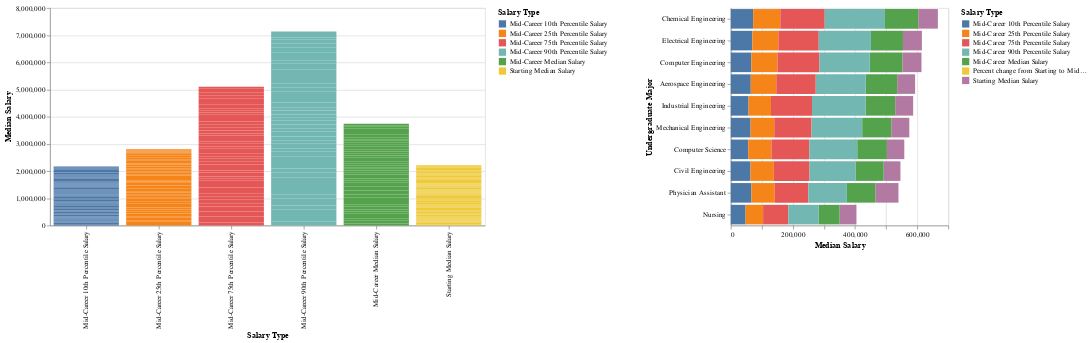

The notebook cell saved with this chart:
### Code cell
import pandas as pd
import altair as alt

# Load the dataset
# Load the dataset
df = pd.read_csv('degrees-that-pay-back.csv')

# List of salary columns
salary_columns = [
    'Starting Median Salary',
    'Mid-Career 10th Percentile Salary',
    'Mid-Career 25th Percentile Salary',
    'Mid-Career Median Salary',
    'Mid-Career 75th Percentile Salary',
    'Mid-Career 90th Percentile Salary'
]

# Check if a column is a string and contains a $ sign then clean it
for column in salary_columns:
    if df[column].dtype == object and df[column].str.contains(r'\$').any():
        df[column] = df[column].str.replace(r'[$,]', '', regex=True).astype(float)
    else:
        df[column] = df[column].astype(float)



# Drop rows where 'Percent change from Starting to Mid-Career Salary' is NaN
df = df.dropna(subset=['Percent change from Starting to Mid-Career Salary'])

# Melt the DataFrame for all majors for the main chart
melted_df = df.melt(
    id_vars='Undergraduate Major',
    value_vars=salary_columns ,
    var_name='Salary Type', value_name='Median Salary'
)

# Define a dropdown selection for the Undergraduate Major
majors_list = sorted(df['Undergraduate Major'].unique())
major_dropdown = alt.binding_select(options=majors_list, name='Select Major')
major_select = alt.selection_point(fields=['Undergraduate Major'], bind=major_dropdown, name='Major')

# Define a dropdown selection for the Salary Type
salary_types = salary_columns + ['Percent change from Starting to Mid-Career Salary']
salary_type_dropdown = alt.binding_select(options=salary_types, name='Select Salary Type')
salary_type_select = alt.selection_point(fields=['Salary Type'], bind=salary_type_dropdown, name='SalaryType')

# Define the bar chart for all majors
main_bar_chart = alt.Chart(melted_df).mark_bar().encode(
    x=alt.X('Salary Type:N'),
    y=alt.Y('Median Salary:Q'),
    color='Salary Type:N',
    tooltip=['Undergraduate Major:N', 'Salary Type:N', 'Median Salary:Q']
).transform_filter(
    major_select
).properties(
    width=600,
    height=300
).add_params(
    major_select
)

# Calculate the top ten majors based on 'Starting Median Salary'
top_ten_majors = df.nlargest(10, 'Starting Median Salary')['Undergraduate Major']

# Filter the DataFrame for the top ten chart
df_top_ten = df[df['Undergraduate Major'].isin(top_ten_majors)]

# Melt the top ten DataFrame
melted_top_ten_df = df_top_ten.melt(
    id_vars='Undergraduate Major',
    value_vars=salary_columns + ['Percent change from Starting to Mid-Career Salary'],
    var_name='Salary Type', value_name='Median Salary'
)

# Define the bar chart for the top ten majors
top_ten_bar_chart = alt.Chart(melted_top_ten_df).mark_bar().encode(
    x=alt.X('Median Salary:Q'),
    y=alt.Y('Undergraduate Major:N', sort='-x'),  # Sort descendingly by selected salary type
    color='Salary Type:N',
    tooltip=['Undergraduate Major:N', 'Salary Type:N', 'Median Salary:Q']
).add_params(
    salary_type_select
).transform_filter(
    salary_type_select
).properties(
    width=300,
    height=300
)

# Combine the charts
combined_chart = alt.hconcat(
    main_bar_chart,
    top_ten_bar_chart,
    spacing=50
).resolve_scale(
    color='independent'
)

combined_chart

### Figure 1 — Vega-Lite specification as saved in the notebook (floating-point values rounded to 4 significant figures; data arrays with more than 128 entries replaced by an {"elided": "..."} marker saying what was removed)
{"config": {"view": {"continuousWidth": 300, "continuousHeight": 300}}, "hconcat": [{"data": {"name": "data-3f7cc17693ec926b95aa5753cd9233f5"}, "mark": {"type": "bar"}, "encoding": {"color": {"field": "Salary Type", "type": "nominal"}, "tooltip": [{"field": "Undergraduate Major", "type": "nominal"}, {"field": "Salary Type", "type": "nominal"}, {"field": "Median Salary", "type": "quantitative"}], "x": {"field": "Salary Type", "type": "nominal"}, "y": {"field": "Median Salary", "type": "quantitative"}}, "height": 300, "name": "view_35", "transform": [{"filter": {"param": "Major"}}], "width": 600}, {"data": {"name": "data-4be27ece0d483b825a3aa35e20b3492d"}, "mark": {"type": "bar"}, "encoding": {"color": {"field": "Salary Type", "type": "nominal"}, "tooltip": [{"field": "Undergraduate Major", "type": "nominal"}, {"field": "Salary Type", "type": "nominal"}, {"field": "Median Salary", "type": "quantitative"}], "x": {"field": "Median Salary", "type": "quantitative"}, "y": {"field": "Undergraduate Major", "sort": "-x", "type": "nominal"}}, "height": 300, "name": "view_36", "transform": [{"filter": {"param": "SalaryType"}}], "width": 300}], "params": [{"name": "Major", "select": {"type": "point", "fields": ["Undergraduate Major"]}, "bind": {"input": "select", "options": ["Accounting", "Aerospace Engineering", "Agriculture", "Anthropology", "Architecture", "Art History", "Biology", "Business Management", "Chemical Engineering", "Chemistry", "Civil Engineering", "Communications", "Computer Engineering", "Computer Science", "Construction", "Criminal Justice", "Drama", "Economics", "Education", "Electrical Engineering", "English", "Film", "Finance", "Forestry", "Geography", "Geology", "Graphic Design", "Health Care Administration", "History", "Hospitality & Tourism", "Industrial Engineering", "Information Technology (IT)", "Interior Design", "International Relations", "Journalism", "Management Information Systems (MIS)", "Marketing", "Math", "Mechanical Engineering", "Music", "Nursing", "Nutrition", "Philosophy", "Physician Assistant", "Physics", "Political Science", "Psychology", "Religion", "Sociology", "Spanish"], "name": "Select Major"}, "views": ["view_35"]}, {"name": "SalaryType", "select": {"type": "point", "fields": ["Salary Type"]}, "bind": {"input": "select", "options": ["Starting Median Salary", "Mid-Career 10th Percentile Salary", "Mid-Career 25th Percentile Salary", "Mid-Career Median Salary", "Mid-Career 75th Percentile Salary", "Mid-Career 90th Percentile Salary", "Percent change from Starting to Mid-Career Salary"], "name": "Select Salary Type"}, "views": ["view_36"]}], "resolve": {"scale": {"color": "independent"}}, "spacing": 50, "$schema": "https://vega.github.io/schema/vega-lite/v5.17.0.json", "datasets": {"data-3f7cc17693ec926b95aa5753cd9233f5": {"elided": "300 records"}, "data-4be27ece0d483b825a3aa35e20b3492d": [{"Undergraduate Major": "Aerospace Engineering", "Salary Type": "Starting Median Salary", "Median Salary": 57700.0}, {"Undergraduate Major": "Chemical Engineering", "Salary Type": "Starting Median Salary", "Median Salary": 63200.0}, {"Undergraduate Major": "Civil Engineering", "Salary Type": "Starting Median Salary", "Median Salary": 53900.0}, {"Undergraduate Major": "Computer Engineering", "Salary Type": "Starting Median Salary", "Median Salary": 61400.0}, {"Undergraduate Major": "Computer Science", "Salary Type": "Starting Median Salary", "Median Salary": 55900.0}, {"Undergraduate Major": "Electrical Engineering", "Salary Type": "Starting Median Salary", "Median Salary": 60900.0}, {"Undergraduate Major": "Industrial Engineering", "Salary Type": "Starting Median Salary", "Median Salary": 57700.0}, {"Undergraduate Major": "Mechanical Engineering", "Salary Type": "Starting Median Salary", "Median Salary": 57900.0}, {"Undergraduate Major": "Nursing", "Salary Type": "Starting Median Salary", "Median Salary": 54200.0}, {"Undergraduate Major": "Physician Assistant", "Salary Type": "Starting Median Salary", "Median Salary": 74300.0}, {"Undergraduate Major": "Aerospace Engineering", "Salary Type": "Mid-Career 10th Percentile Salary", "Median Salary": 64300.0}, {"Undergraduate Major": "Chemical Engineering", "Salary Type": "Mid-Career 10th Percentile Salary", "Median Salary": 71900.0}, {"Undergraduate Major": "Civil Engineering", "Salary Type": "Mid-Career 10th Percentile Salary", "Median Salary": 63400.0}, {"Undergraduate Major": "Computer Engineering", "Salary Type": "Mid-Career 10th Percentile Salary", "Median Salary": 66100.0}, {"Undergraduate Major": "Computer Science", "Salary Type": "Mid-Career 10th Percentile Salary", "Median Salary": 56000.0}, {"Undergraduate Major": "Electrical Engineering", "Salary Type": "Mid-Career 10th Percentile Salary", "Median Salary": 69300.0}, {"Undergraduate Major": "Industrial Engineering", "Salary Type": "Mid-Career 10th Percentile Salary", "Median Salary": 57100.0}, {"Undergraduate Major": "Mechanical Engineering", "Salary Type": "Mid-Career 10th Percentile Salary", "Median Salary": 63700.0}, {"Undergraduate Major": "Nursing", "Salary Type": "Mid-Career 10th Percentile Salary", "Median Salary": 47600.0}, {"Undergraduate Major": "Physician Assistant", "Salary Type": "Mid-Career 10th Percentile Salary", "Median Salary": 66400.0}, {"Undergraduate Major": "Aerospace Engineering", "Salary Type": "Mid-Career 25th Percentile Salary", "Median Salary": 82100.0}, {"Undergraduate Major": "Chemical Engineering", "Salary Type": "Mid-Career 25th Percentile Salary", "Median Salary": 87300.0}, {"Undergraduate Major": "Civil Engineering", "Salary Type": "Mid-Career 25th Percentile Salary", "Median Salary": 75100.0}, {"Undergraduate Major": "Computer Engineering", "Salary Type": "Mid-Career 25th Percentile Salary", "Median Salary": 84100.0}, {"Undergraduate Major": "Computer Science", "Salary Type": "Mid-Career 25th Percentile Salary", "Median Salary": 74900.0}, {"Undergraduate Major": "Electrical Engineering", "Salary Type": "Mid-Career 25th Percentile Salary", "Median Salary": 83800.0}, {"Undergraduate Major": "Industrial Engineering", "Salary Type": "Mid-Career 25th Percentile Salary", "Median Salary": 72300.0}, {"Undergraduate Major": "Mechanical Engineering", "Salary Type": "Mid-Career 25th Percentile Salary", "Median Salary": 76200.0}, {"Undergraduate Major": "Nursing", "Salary Type": "Mid-Career 25th Percentile Salary", "Median Salary": 56400.0}, {"Undergraduate Major": "Physician Assistant", "Salary Type": "Mid-Career 25th Percentile Salary", "Median Salary": 75200.0}, {"Undergraduate Major": "Aerospace Engineering", "Salary Type": "Mid-Career Median Salary", "Median Salary": 101000.0}, {"Undergraduate Major": "Chemical Engineering", "Salary Type": "Mid-Career Median Salary", "Median Salary": 107000.0}, {"Undergraduate Major": "Civil Engineering", "Salary Type": "Mid-Career Median Salary", "Median Salary": 90500.0}, {"Undergraduate Major": "Computer Engineering", "Salary Type": "Mid-Career Median Salary", "Median Salary": 105000.0}, {"Undergraduate Major": "Computer Science", "Salary Type": "Mid-Career Median Salary", "Median Salary": 95500.0}, {"Undergraduate Major": "Electrical Engineering", "Salary Type": "Mid-Career Median Salary", "Median Salary": 103000.0}, {"Undergraduate Major": "Industrial Engineering", "Salary Type": "Mid-Career Median Salary", "Median Salary": 94700.0}, {"Undergraduate Major": "Mechanical Engineering", "Salary Type": "Mid-Career Median Salary", "Median Salary": 93600.0}, {"Undergraduate Major": "Nursing", "Salary Type": "Mid-Career Median Salary", "Median Salary": 67000.0}, {"Undergraduate Major": "Physician Assistant", "Salary Type": "Mid-Career Median Salary", "Median Salary": 91700.0}, {"Undergraduate Major": "Aerospace Engineering", "Salary Type": "Mid-Career 75th Percentile Salary", "Median Salary": 127000.0}, {"Undergraduate Major": "Chemical Engineering", "Salary Type": "Mid-Career 75th Percentile Salary", "Median Salary": 143000.0}, {"Undergraduate Major": "Civil Engineering", "Salary Type": "Mid-Career 75th Percentile Salary", "Median Salary": 115000.0}, {"Undergraduate Major": "Computer Engineering", "Salary Type": "Mid-Career 75th Percentile Salary", "Median Salary": 135000.0}, {"Undergraduate Major": "Computer Science", "Salary Type": "Mid-Career 75th Percentile Salary", "Median Salary": 122000.0}, {"Undergraduate Major": "Electrical Engineering", "Salary Type": "Mid-Career 75th Percentile Salary", "Median Salary": 130000.0}, {"Undergraduate Major": "Industrial Engineering", "Salary Type": "Mid-Career 75th Percentile Salary", "Median Salary": 132000.0}, {"Undergraduate Major": "Mechanical Engineering", "Salary Type": "Mid-Career 75th Percentile Salary", "Median Salary": 120000.0}, {"Undergraduate Major": "Nursing", "Salary Type": "Mid-Career 75th Percentile Salary", "Median Salary": 80900.0}, {"Undergraduate Major": "Physician Assistant", "Salary Type": "Mid-Career 75th Percentile Salary", "Median Salary": 108000.0}, {"Undergraduate Major": "Aerospace Engineering", "Salary Type": "Mid-Career 90th Percentile Salary", "Median Salary": 161000.0}, {"Undergraduate Major": "Chemical Engineering", "Salary Type": "Mid-Career 90th Percentile Salary", "Median Salary": 194000.0}, {"Undergraduate Major": "Civil Engineering", "Salary Type": "Mid-Career 90th Percentile Salary", "Median Salary": 148000.0}, {"Undergraduate Major": "Computer Engineering", "Salary Type": "Mid-Career 90th Percentile Salary", "Median Salary": 162000.0}, {"Undergraduate Major": "Computer Science", "Salary Type": "Mid-Career 90th Percentile Salary", "Median Salary": 154000.0}, {"Undergraduate Major": "Electrical Engineering", "Salary Type": "Mid-Career 90th Percentile Salary", "Median Salary": 168000.0}, {"Undergraduate Major": "Industrial Engineering", "Salary Type": "Mid-Career 90th Percentile Salary", "Median Salary": 173000.0}, {"Undergraduate Major": "Mechanical Engineering", "Salary Type": "Mid-Career 90th Percentile Salary", "Median Salary": 163000.0}, {"Undergraduate Major": "Nursing", "Salary Type": "Mid-Career 90th Percentile Salary", "Median Salary": 98300.0}, {"Undergraduate Major": "Physician Assistant", "Salary Type": "Mid-Career 90th Percentile Salary", "Median Salary": 124000.0}, {"Undergraduate Major": "Aerospace Engineering", "Salary Type": "Percent change from Starting to Mid-Career Salary", "Median Salary": 75.0}, {"Undergraduate Major": "Chemical Engineering", "Salary Type": "Percent change from Starting to Mid-Career Salary", "Median Salary": 69.3}, {"Undergraduate Major": "Civil Engineering", "Salary Type": "Percent change from Starting to Mid-Career Salary", "Median Salary": 67.9}, {"Undergraduate Major": "Computer Engineering", "Salary Type": "Percent change from Starting to Mid-Career Salary", "Median Salary": 71.0}, {"Undergraduate Major": "Computer Science", "Salary Type": "Percent change from Starting to Mid-Career Salary", "Median Salary": 70.8}, {"Undergraduate Major": "Electrical Engineering", "Salary Type": "Percent change from Starting to Mid-Career Salary", "Median Salary": 69.1}, {"Undergraduate Major": "Industrial Engineering", "Salary Type": "Percent change from Starting to Mid-Career Salary", "Median Salary": 64.1}, {"Undergraduate Major": "Mechanical Engineering", "Salary Type": "Percent change from Starting to Mid-Career Salary", "Median Salary": 61.7}, {"Undergraduate Major": "Nursing", "Salary Type": "Percent change from Starting to Mid-Career Salary", "Median Salary": 23.6}, {"Undergraduate Major": "Physician Assistant", "Salary Type": "Percent change from Starting to Mid-Career Salary", "Median Salary": 23.4}]}}
